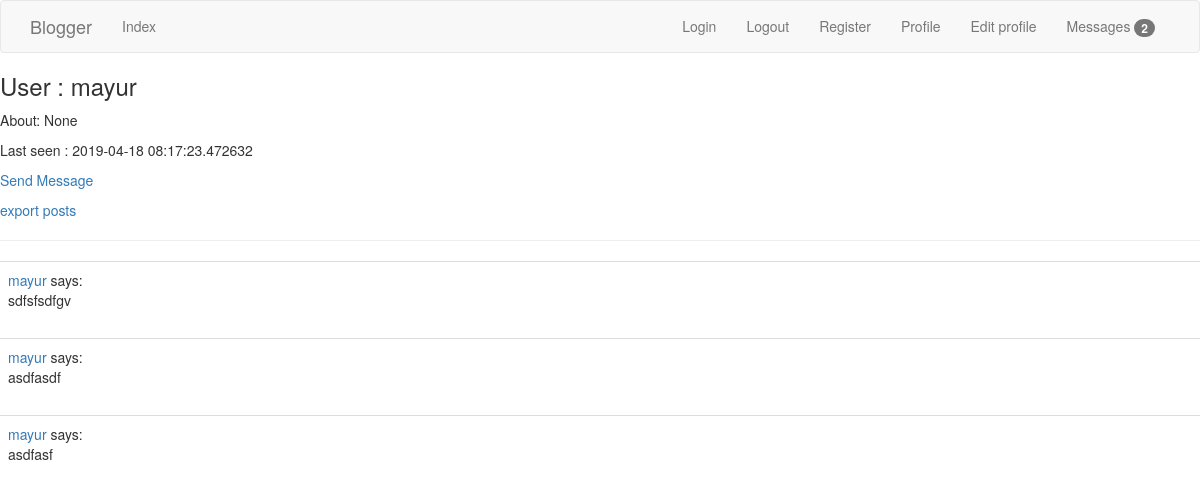
Before: /main/user/mayur (signed in) with the older database file.
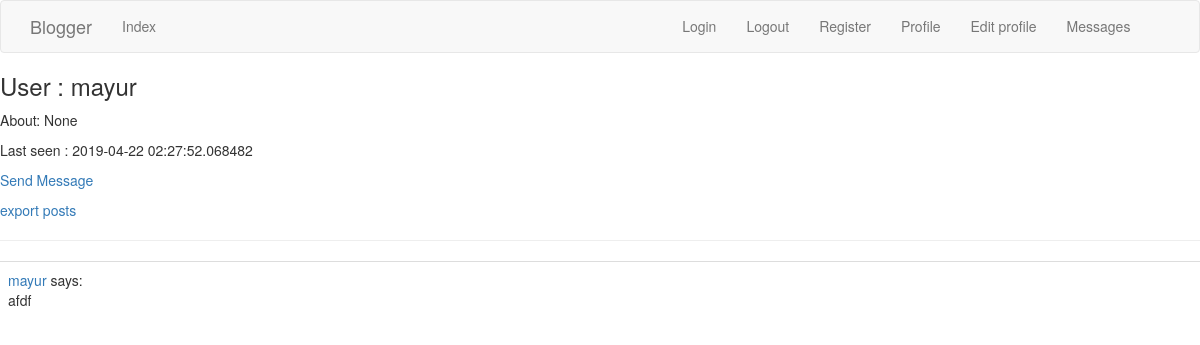
After: the same page with the newer database file.
### app/models.py (models this page shows, shortened)
class User(UserMixin, db.Model):
	id = db.Column(db.Integer, primary_key = True)
	name = db.Column(db.String(64), index = True, unique = True)
	mail = db.Column(db.String(120), index = True)
	password_hash = db.Column(db.String(128))
	about_me = db.Column(db.String(140))
	last_seen = db.Column(db.DateTime, default = datetime.utcnow)
	last_message_read_time = db.Column(db.DateTime)      #Save when user read message last time.used to find how many unseen messages are remaining.
	posts = db.relationship("Post", backref = "author", lazy="dynamic")  #Post is following table -> this is not field in user table -> just a link
	messages_sent = db.relationship("Message", foreign_keys = "Message.sender_id", backref = "author", lazy = "dynamic")
	messages_recieved = db.relationship("Message", foreign_keys = "Message.reciever_id", backref = "reciever", lazy = "dynamic")
	notifications = db.relationship("Notification", backref = "user", lazy = "dynamic")
	tasks = db.relationship("Task", backref = "user", lazy = "dynamic")
	def getMessagesCount(self):
		last_read_time = self.last_message_read_time or datetime(1900, 1, 1)  #set to oldest so all messges are marked as unseen
		return Message.query.filter_by(reciever = self).filter(Message.timestamp > last_read_time).count()
	def getTasksInProgress(self):
		all_tasks = Task.query.filter_by(user = self, complete = False).all()
		return all_tasks

class Post(db.Model):
	id = db.Column(db.Integer, primary_key=True)
	body = db.Column(db.String(140))
	timestamp = db.Column(db.DateTime, index=True, default=datetime.utcnow)
	user_id = db.Column(db.Integer, db.ForeignKey("user.id")) #user is db table name of above class -> incosistancy

### app/main/routes.py (the view)
@bp.route("/user/<name>")
@login_required
def user(name):
	user = User.query.filter_by(name= name).first_or_404()
	posts = user.posts.order_by(Post.timestamp.desc()) #possible coz of db.relationship of User and Post
	print("giving user template ", name)
	return render_template("user.html", user = user, posts = posts)

### app/main/routes.py (called while the page is built)
@bp.before_request
def before_request():
	if current_user.is_authenticated:
		current_user.last_seen = datetime.utcnow()
		db.session.commit()	  #no need to db.session.add(u) coz current_user runs user_loader which put user in db session

### app/models.py (called while the page is built)
@login.user_loader  #for flask-login
def load_user(id):
	return User.query.get(int(id))

### app/templates/user.html
{% extends "base.html" %}
{% block base_content %}
	<h3> User : {{ user.name }} </h3>
	<p>About: {{ user.about_me }}</p>
	<p>Last seen : {{ user.last_seen }} </p>
	<p>
		<a href="{{ url_for('main.send_message', reciever = user.name ) }}">Send Message </a>
	</p>
	<p> <a href="{{ url_for('main.export_posts') }}"> export posts </a> </p>
	<hr>
	{% for post in posts %}
		{% include "_post.html" %}
	{% endfor %}
{% endblock %}

### app/templates/base.html (shortened to what this page needs)
{% extends "bootstrap/base.html" %}
{% block navbar %}
	<nav class = "navbar navbar-default">
		<div class="container">
			<div class="navbar-header">
				<a class="navbar-brand" href="{{ url_for('main.index') }}">Blogger</a>
			</div>
			<div class="collapse navbar-collapse" id="bs-example-navbar-collapse-1">
				<ul class="nav navbar-nav">
					<li><a href="{{ url_for('main.index') }}">Index </a></li>
				</ul>
				<ul class="nav navbar-nav navbar-right">
					<li><a href="{{ url_for('auth.login') }}">Login</a></li>
					<li><a href="{{ url_for('auth.logout') }}">Logout</a></li>
					<li><a href="{{ url_for('auth.register') }}">Register</a></li>
					<li><a href="{{ url_for('main.user', name=current_user.name) }}">Profile</a></li>
					<li><a href="{{ url_for('main.edit_profile') }}">Edit profile</a></li>
					{% if current_user.is_anonymous %}
					{% else %}
						<li>
							<a href="{{ url_for('main.read_message') }}"> Messages
								{% set new_messages = current_user.getMessagesCount() %}
								<span id="message_badge" class = "badge badge-danger"
									style="visibility: {% if new_messages %} visible
														{% else %}hidden
														{% endif %} " >
								 {{ new_messages }} </span>
							</a>
						</li>
					{% endif %}
				</ul>
			</div>
		</div>
	</nav>
{% endblock %}
{% block content %}
	 <div class="containert">
		{% block base_content %} {% endblock %}
	</div>
{% endblock %}

### app/templates/_post.html (shortened to what this page needs)
<table class="table table-hover">
	<tr>
		<td>
				<span class = "user_popup_class">
					<a href="{{ url_for('main.user', name=post.author.name) }}">{{ post.author.name }}</a>
				</span>
					says:
					<br>
					{{ post.body }}
		</td>
	</tr>
</table>

Changed rows visible on the page:
removed Post: author.name "mayur", body "sdfsfsdfgv"
removed Post: author.name "mayur", body "asdfasdf"
changed User "mayur": last_seen "2019-04-18 08:17:23.472632" → "2019-04-22 02:27:52.068482"
changed Post "mayur": body "asdfasf" → "afdf"
Other visible differences:
{{ new_messages }}: "2" → (not shown)
